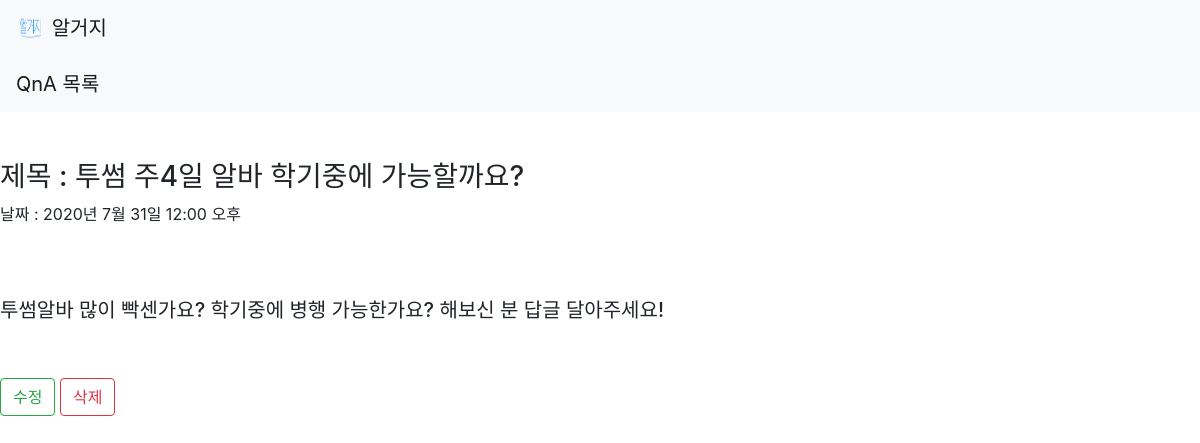
The app's page /questions/2 with its own data.
### blog/models.py (models this page shows, shortened)
class QnA(models.Model):
    title=models.CharField(max_length=200)
    pub_date=models.DateTimeField('date published')
    body=models.TextField()

### blog/views.py (the view)
# urls.py: path('questions/<int:questions_id>', blog.views.qnaDetailView, name="qnaDetail"),
def qnaDetailView(request, questions_id):
    questions_detail = get_object_or_404(QnA, pk=questions_id)
    return render(request, 'qnaDetail.html', {'questions_detail':questions_detail})

### blog/templates/qnaDetail.html (shortened to what this page needs)
<!DOCTYPE html>
{% load static %}
<html>
    <head>
<link rel="stylesheet" href="https://stackpath.bootstrapcdn.com/bootstrap/4.5.0/css/bootstrap.min.css">
    </head>
    <body>
        <nav class="navbar navbar-light bg-light">
            <a class="navbar-brand" href="#">
            <img src="{% static 'image/main_logo.png' %} " width="30" height="30" class="d-inline-block align-top" alt="" loading="lazy">
            알거지
            </a>
        </nav>
        <nav class="navbar navbar-light bg-light">
            <a class="navbar-brand" href="{% url 'qnaList' %}">
            QnA 목록
            </a>
        </nav>
        <br>
        <br>
        <h3>제목 : {{questions_detail.title}}</h3>
        <h8>날짜 : {{questions_detail.pub_date}}</h8>
        <br>
        <br>
        <br>
        <br>
        <h5>{{questions_detail.body}}</h5>
        <br>
        <br>
        <a href="{% url 'qnaUpdate' questions_detail.id %}" class="btn btn-outline-success">수정</a>
        <a href="{% url 'qnaDelete' questions_detail.id %}" class="btn btn-outline-danger">삭제</a>
    </body>
</html>

### records on screen
QnA: title "투썸 주4일 알바 학기중에 가능할까요?", pub_date "2020년 7월 31일 12:00 오후", body "투썸알바 많이 빡센가요? 학기중에 병행 가능한가요? 해보신 분 답글 달아주세요!"
